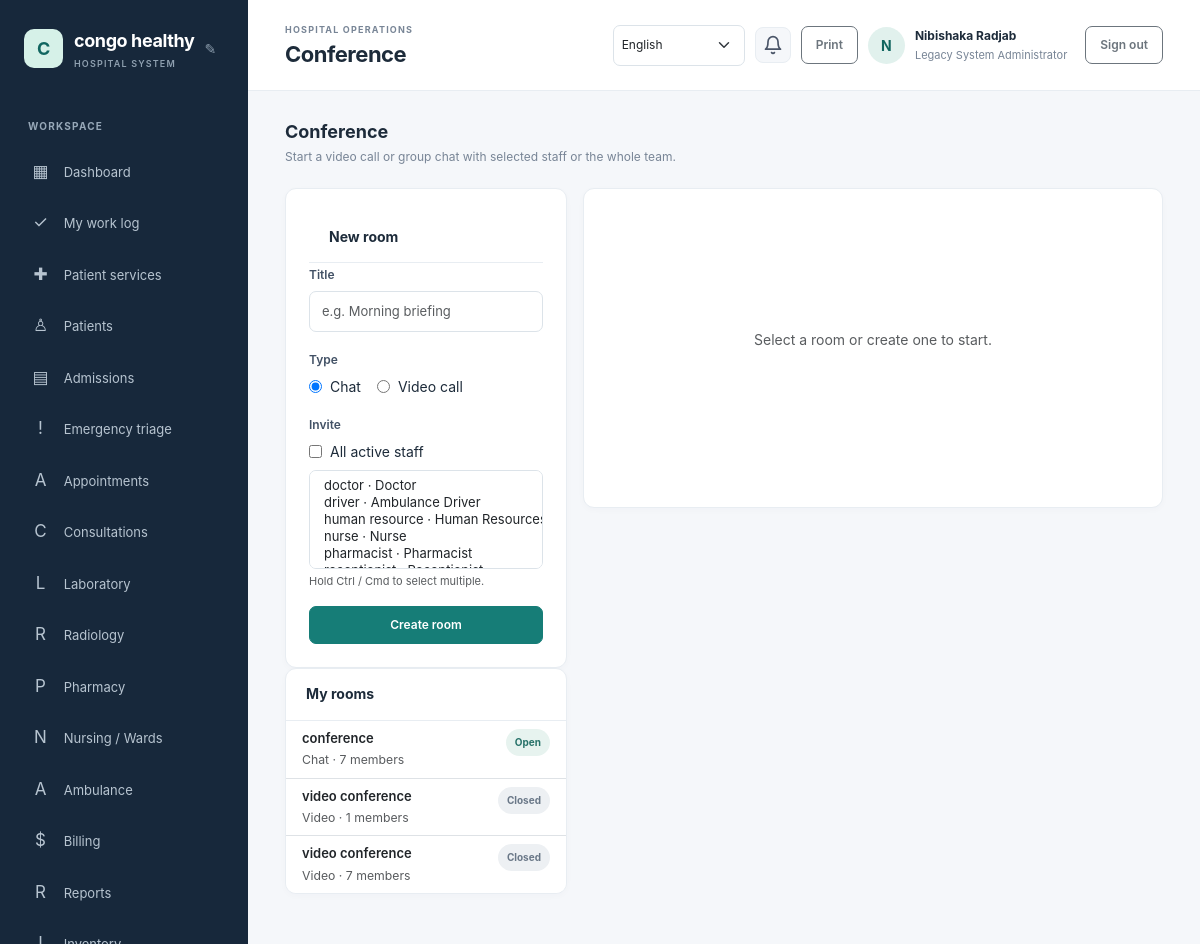
The page /conference/index.php (signed in) on the database its author committed.
### tables this page shows
CREATE TABLE `hospital_settings` (
  `setting_key` varchar(80) NOT NULL,
  `setting_value` text NOT NULL,
  `updated_at` timestamp NOT NULL DEFAULT current_timestamp() ON UPDATE current_timestamp()
);

CREATE TABLE `conference_rooms` (
  `id` bigint(20) UNSIGNED NOT NULL,
  `title` varchar(160) NOT NULL,
  `type` enum('chat','video') NOT NULL DEFAULT 'chat',
  `room_code` varchar(80) NOT NULL,
  `created_by` bigint(20) UNSIGNED NOT NULL,
  `is_active` tinyint(1) NOT NULL DEFAULT 1,
  `created_at` timestamp NOT NULL DEFAULT current_timestamp()
);

### config/database.php (called while the page is built, shortened)
<?php
$host = getenv('DB_HOST') ?: '127.0.0.1';
$port = getenv('DB_PORT') ?: '3306';
$name = getenv('DB_NAME') ?: 'hospital_management';
$user = getenv('DB_USER') ?: 'root';
$password = getenv('DB_PASSWORD') ?: '';
try {
    $pdo = new PDO(
        "mysql:host={$host};port={$port};dbname={$name};charset=utf8mb4",
        $user,
        $password,
        [
            PDO::ATTR_ERRMODE => PDO::ERRMODE_EXCEPTION,
            PDO::ATTR_DEFAULT_FETCH_MODE => PDO::FETCH_ASSOC,
            PDO::ATTR_EMULATE_PREPARES => false,
        ]
    );
} catch (PDOException $exception) {
    error_log('Database connection failed: ' . $exception->getMessage());
    http_response_code(500);
    exit('Database connection failed. Check the database settings and import database/schema.sql.');
}
return $pdo;

### includes/functions.php (called while the page is built, shortened)
<?php
function e(?string $value): string
{
    return htmlspecialchars($value ?? '', ENT_QUOTES | ENT_SUBSTITUTE, 'UTF-8');
}
function get_hospital_name(): string
{
    global $pdo;
    static $name = null;
    if ($name === null) {
        try {
            $name = (string) $pdo->query(
                "SELECT setting_value FROM hospital_settings WHERE setting_key = 'hospital_name'"
            )->fetchColumn();
        } catch (\Throwable) {
            $name = 'KivuCare';
        }
    }
    return $name;
}

### includes/auth.php (called while the page is built, shortened)
<?php
require_once __DIR__ . '/bootstrap.php';
function require_login(): void
{
    global $pdo;
    $statement = $pdo->prepare(
        'SELECT u.is_active, r.id AS role_id, r.role_key, r.name AS role_name
         FROM users u JOIN roles r ON r.id = u.role_id WHERE u.id = :id'
    );
    $statement->execute(['id' => $_SESSION['user']['id']]);
}
function has_permission(string $permissionKey): bool
{
    static $permissionsByRole = [];
    $roleId = (int) (current_user()['role_id'] ?? 0);
    if (!isset($permissionsByRole[$roleId])) {
        global $pdo;
        $statement = $pdo->prepare(
            'SELECT p.permission_key
             FROM role_permissions rp
             JOIN permissions p ON p.id = rp.permission_id
             WHERE rp.role_id = :role_id'
        );
        $statement->execute(['role_id' => $roleId]);
        $permissionsByRole[$roleId] = array_fill_keys(
            array_column($statement->fetchAll(), 'permission_key'),
            true
        );
    }
    return isset($permissionsByRole[$roleId][$permissionKey]);
}
function current_user(): array
{
    return $_SESSION['user'] ?? [];
}

### conference/index.php (the view, shortened to what this page needs)
<?php
require_once __DIR__ . '/../includes/auth.php';
require_login();
$me = current_user();
$canCreate = in_array($me['role_key'] ?? '', ['super_admin', 'admin', 'hospital_admin'], true);
$activeRoom   = null;
$myRooms = $pdo->prepare(
    'SELECT r.id, r.title, r.type, r.room_code, r.is_active, r.created_at, u.full_name AS creator_name,
            (SELECT COUNT(*) FROM conference_participants WHERE room_id=r.id) AS participant_count,
            (SELECT COUNT(*) FROM conference_messages WHERE room_id=r.id) AS message_count
     FROM conference_rooms r
     JOIN conference_participants cp ON cp.room_id=r.id AND cp.user_id=:uid
     JOIN users u ON u.id=r.created_by
     ORDER BY r.is_active DESC, r.created_at DESC LIMIT 50'
);
$myRooms->execute(['uid' => $me['id']]);
$myRooms = $myRooms->fetchAll();
$staff = $canCreate ? $pdo->query(
    "SELECT u.id, u.full_name, r.name AS role_name FROM users u JOIN roles r ON r.id=u.role_id
     WHERE u.is_active=1 AND r.role_key<>'patient_portal' ORDER BY u.full_name"
)->fetchAll() : [];
$pageTitle = 'Conference';
require __DIR__ . '/../includes/header.php';
?>
<div class="page-heading">
    <div><h2>Conference</h2><p>Start a video call or group chat with selected staff or the whole team.</p></div>
</div>
<div class="row g-3">
    <div class="col-12 col-md-4">
        <?php if ($canCreate): ?>
        <section class="content-card form-card mt-0">
            <div class="card-heading"><h3>New room</h3></div>
            <form method="post" id="createRoomForm">
                <div class="mb-3">
                    <label class="form-label">Title</label>
                    <input class="form-control" name="title" maxlength="160" required placeholder="e.g. Morning briefing">
                </div>
                <div class="mb-3">
                    <label class="form-label">Type</label>
                    <div class="d-flex gap-3">
                        <label class="d-flex align-items-center gap-2"><input type="radio" name="type" value="chat" checked> Chat</label>
                        <label class="d-flex align-items-center gap-2"><input type="radio" name="type" value="video"> Video call</label>
                    </div>
                </div>
                <div class="mb-3">
                    <label class="form-label">Invite</label>
                    <div class="mb-2"><label class="d-flex align-items-center gap-2"><input type="checkbox" name="invite_all" id="inviteAll" value="1"> All active staff</label></div>
                    <div id="inviteePicker">
                        <select class="form-select" name="invitees[]" multiple size="5">
                            <?php foreach ($staff as $s): ?>
                                <?php if ((int)$s['id'] !== (int)$me['id']): ?>
                                <option value="<?= (int)$s['id'] ?>"><?= e($s['full_name'] . ' · ' . $s['role_name']) ?></option>
                                <?php endif; ?>
                            <?php endforeach; ?>
                        </select>
                        <div class="form-text">Hold Ctrl / Cmd to select multiple.</div>
                    </div>
                </div>
                <button class="btn btn-primary w-100" type="submit">Create room</button>
            </form>
        </section>
        <?php endif; ?>
        <section class="content-card mt-0 <?= $canCreate ? '' : 'mt-0' ?>">
            <div class="card-heading"><h3>My rooms</h3></div>
            <?php if (!$myRooms): ?>
                <div class="notif-empty">No conference rooms yet.</div>
            <?php else: ?>
                <div class="list-group list-group-flush">
                <?php foreach ($myRooms as $room): ?>
                    <a href="/hospital%20management/conference/index.php?room=<?= (int)$room['id'] ?>"
                       class="list-group-item list-group-item-action d-flex justify-content-between align-items-start py-2 px-3 <?= (int)($activeRoom['id'] ?? 0) === (int)$room['id'] ? 'active' : '' ?>">
                        <div>
                            <div class="fw-semibold" style="font-size:13px"><?= e($room['title']) ?></div>
                            <small class="text-muted"><?= e(ucfirst($room['type'])) ?> &middot; <?= (int)$room['participant_count'] ?> members</small>
                        </div>
                        <span class="badge-<?= $room['is_active'] ? 'soft' : 'neutral' ?>" style="flex-shrink:0"><?= $room['is_active'] ? 'Open' : 'Closed' ?></span>
                    </a>
                <?php endforeach; ?>
                </div>
            <?php endif; ?>
        </section>
    </div>
    <div class="col-12 col-md-8">
        <?php if (!$activeRoom): ?>
            <div class="content-card mt-0 d-flex align-items-center justify-content-center" style="min-height:320px">
                <p class="text-muted">Select a room or create one to start.</p>
            </div>
        <?php endif; ?>
    </div>
</div>
<?php require __DIR__ . '/../includes/footer.php'; ?>

### includes/header.php (shortened to what this page needs)
<?php
$pageTitle = $pageTitle ?? 'Dashboard';
$user = current_user();
$_hospitalName = get_hospital_name();
?>
<!doctype html>
<html lang="en">
<head>
    <link href="https://cdn.jsdelivr.net/npm/bootstrap@5.3.3/dist/css/bootstrap.min.css" rel="stylesheet">
    <link href="/hospital%20management/assets/css/app.css" rel="stylesheet">
</head>
<body>
<div class="app-shell">
    <aside class="sidebar" id="workspace-menu" aria-label="Workspace navigation">
        <div class="brand-wrap">
            <a class="brand" href="/hospital%20management/dashboard.php"><span class="brand-mark"><?= e(strtoupper(substr($_hospitalName, 0, 1))) ?></span><span><?= e($_hospitalName) ?><small>HOSPITAL SYSTEM</small></span></a>
            <?php if (has_permission('settings.manage') || ($user['role_key'] ?? '') === 'hospital_admin'): ?>
            <button id="brand-edit-btn" class="brand-edit-btn" title="Edit hospital name">&#9998;</button>
            <?php endif; ?>
        </div>
        <div class="nav-label">WORKSPACE</div>
        <nav class="nav flex-column">
            <a class="nav-link" href="/hospital%20management/dashboard.php"><span>▦</span> Dashboard</a>
            <?php if (has_permission('work_logs.view_own')): ?>
                <a class="nav-link" href="/hospital%20management/work-log/index.php"><span>✓</span> My work log</a>
            <?php endif; ?>
            <?php if (has_permission('patient_services.view_own') || has_permission('patient_services.view_all')): ?>
                <a class="nav-link" href="/hospital%20management/patient-services/index.php"><span>✚</span> Patient services</a>
            <?php endif; ?>
            <?php if (has_permission('patients.view')): ?>
                <a class="nav-link" href="/hospital%20management/patient/index.php"><span>♙</span> Patients</a>
            <?php endif; ?>
            <?php if (has_permission('admissions.view')): ?>
                <a class="nav-link" href="/hospital%20management/admission/index.php"><span>▤</span> Admissions</a>
            <?php endif; ?>
            <?php if (has_permission('triage.view')): ?>
                <a class="nav-link" href="/hospital%20management/emergency/index.php"><span>!</span> Emergency triage</a>
            <?php endif; ?>
            <?php if (has_permission('appointments.view')): ?>
                <a class="nav-link" href="/hospital%20management/appointments/index.php"><span>A</span> Appointments</a>
            <?php endif; ?>
            <?php if (has_permission('visits.view')): ?>
                <a class="nav-link" href="/hospital%20management/consultations/index.php"><span>C</span> Consultations</a>
            <?php endif; ?>
            <?php if (has_permission('lab.requests.view') || has_permission('lab.results.view')): ?>
                <a class="nav-link" href="/hospital%20management/laboratory/index.php"><span>L</span> Laboratory</a>
            <?php endif; ?>
            <?php if (has_permission('radiology.requests.view') || has_permission('radiology.results.manage')): ?>
                <a class="nav-link" href="/hospital%20management/radiology/index.php"><span>R</span> Radiology</a>
            <?php endif; ?>
            <?php if (has_permission('prescriptions.create') || has_permission('prescriptions.view') || has_permission('pharmacy.dispense')): ?>
                <a class="nav-link" href="/hospital%20management/pharmacy/index.php"><span>P</span> Pharmacy</a>
            <?php endif; ?>
            <?php if (has_permission('nursing_notes.manage')): ?>
                <a class="nav-link" href="/hospital%20management/nursing/index.php"><span>N</span> Nursing / Wards</a>
            <?php endif; ?>
            <?php if (has_permission('ambulance.manage') || has_permission('ambulance.requests.create') || has_permission('emergency_requests.view')): ?>
                <a class="nav-link" href="/hospital%20management/ambulance/index.php"><span>A</span> Ambulance</a>
            <?php endif; ?>
            <?php if (has_permission('billing.overview') || has_permission('billing.view') || has_permission('invoices.manage') || has_permission('payments.manage') || has_permission('financial_reports.view')): ?>
                <a class="nav-link" href="/hospital%20management/billing/index.php"><span>$</span> Billing</a>
            <?php endif; ?>
            <?php if (has_permission('reports.view') || has_permission('financial_reports.view') || has_permission('inventory.reports') || has_permission('pharmacy.reports')): ?>
                <a class="nav-link" href="/hospital%20management/reports/index.php"><span>R</span> Reports</a>
            <?php endif; ?>
            <?php if (has_permission('inventory.view')): ?>
                <a class="nav-link" href="/hospital%20management/inventory/index.php"><span>I</span> Inventory</a>
            <?php endif; ?>
        </nav>
    </aside>
    <main class="main-content">
        <header class="topbar">
            <div class="topbar-heading">
                <div>
                    <div class="eyebrow">HOSPITAL OPERATIONS</div>
                    <h1><?= e($pageTitle) ?></h1>
                </div>
            </div>
            <div class="user-menu">
                <?= render_language_switcher() ?>
                <div class="notif-bell no-print" id="notifBell" title="Notifications" role="button" tabindex="0" aria-haspopup="true" aria-expanded="false">
                    <svg class="notif-icon" xmlns="http://www.w3.org/2000/svg" width="20" height="20" viewBox="0 0 24 24" fill="none" stroke="currentColor" stroke-width="2" stroke-linecap="round" stroke-linejoin="round" aria-hidden="true"><path d="M18 8A6 6 0 0 0 6 8c0 7-3 9-3 9h18s-3-2-3-9"/><path d="M13.73 21a2 2 0 0 1-3.46 0"/></svg>
                </div>
                <button class="btn btn-sm btn-outline-secondary print-page no-print" type="button" onclick="window.print()">Print</button>
                <a class="avatar no-print" href="/hospital%20management/profile.php" title="Edit profile"><?= e(strtoupper(substr($user['full_name'] ?? 'U', 0, 1))) ?></a>
                <a class="user-detail no-print" href="/hospital%20management/profile.php"><strong><?= e($user['full_name'] ?? '') ?></strong><span><?= e($user['role_name'] ?? '') ?></span></a>
                <form method="post" action="/hospital%20management/logout.php" class="ms-2">
                    <button class="btn btn-sm btn-outline-secondary" type="submit">Sign out</button>
                </form>
            </div>
        </header>
        <section class="page-body">

### rows shown on the page
hospital_settings: setting_value "C", setting_value "congo healthy"
conference_rooms: title "conference", type "Chat", participant_count "7", is_active "Open"
conference_rooms: title "video conference", type "Video", participant_count "1", is_active "Closed"
conference_rooms: title "video conference", type "Video", participant_count "7", is_active "Closed"

### other values the page prints
$pageTitle "Conference"
substr($user['full_name'] ?? 'U', 0, 1) "N"
$user['full_name'] "Nibishaka Radjab"
$user['role_name'] "Legacy System Administrator"
form field lang "English"
